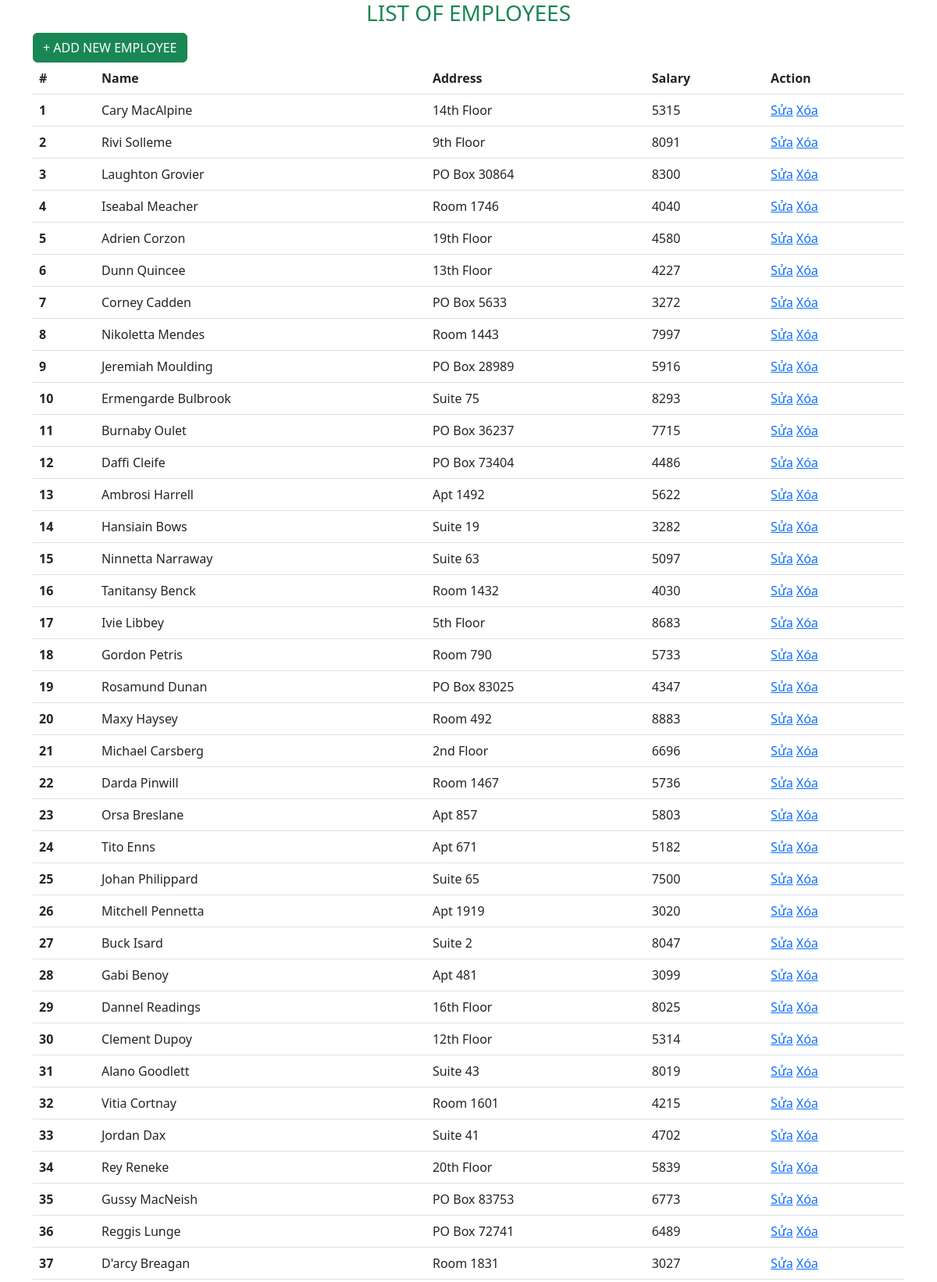
The app's page /XProject/public/index.php (upper part) with its own data.
### tables this page shows
CREATE TABLE `employees` (
  `employeeID` int(10) UNSIGNED NOT NULL,
  `Name` varchar(100) NOT NULL,
  `Address` varchar(300) NOT NULL,
  `Salary` int(11) NOT NULL
);

### XProject/app/controllers/HomeController.php (called while the page is built, shortened)
<?php
require_once APP_ROOT.'/app/services/EmployeeService.php';
class HomeController{
    public function index(){
        $employees = EmployeeService::getAllEmployees();
        include APP_ROOT.'/app/views/home/index.php';
    }
}

### XProject/app/services/EmployeeService.php (called while the page is built, shortened)
<?php
require_once APP_ROOT.'/app/models/Employee.php';
class EmployeeService{
    public static function getAllEmployees(){
        $dbConnection = new DBConnection();
        $conn = $dbConnection->getConnection();
        $sql = "SELECT * FROM employees ";
        $stmt = $conn->query($sql);
        $employees = [];
        while($row=$stmt->fetch()){
            $employee = new Employee($row['employeeID'],$row['Name'],$row['Address'],$row['Salary']);
            $employees[] = $employee;
        }
        return $employees;
    }
}

### XProject/app/models/Employee.php (called while the page is built, shortened)
<?php
class Employee{
    private $employeeID;
    private $Name;
    private $Address;
    private $Salary;
    public function __construct($employeeID, $Name, $Address, $Salary){
        $this->employeeID       =$employeeID;
        $this->Name    =$Name;
        $this->Address  =$Address;
        $this->Salary  =$Salary;
    }
    public function getemployeeID(){
        return $this->employeeID;
    }
    public function getName (){
        return $this->Name;
    }
    public function setName ($Name ){
        $this->Name =$Name ;
    }public function getAddress(){
        return $this->Address;
    }
    public function getSalary(){
        return $this->Salary;
    }
}

### XProject/app/views/home/index.php (the view, shortened to what this page needs)
<!DOCTYPE html>
<html lang="en">
<head>
    <link href="https://cdn.jsdelivr.net/npm/bootstrap@5.3.0-alpha3/dist/css/bootstrap.min.css" rel="stylesheet">
</head>
<body>
    <div class="container">
        <h3 class ="text-center text-uppercase text-success">LIST OF EMPLOYEES </h3>
    <a href=" "class='btn btn-success'>+ ADD NEW EMPLOYEE</a>
    <table class="table">
  <thead>
  <tr>
      <th scope="col">#</th>
      <th scope="col">Name</th>
      <th scope="col">Address</th>
      <th scope="col">Salary</th>
      <th scope="col">Action</th>
    </tr></thead>
  <?php
   foreach($employees  as $employee ){
     ?>
      <tr>
      <th scope="row"><?php echo $employee ->getemployeeID();?></th>
      <td scope="row"><?= $employee->getName();?></td>
      <td scope="row"><?= $employee->getAddress();?></td>
      <td scope="row"><?= $employee->getSalary();?></td>
      <td>
          <a href="">Sửa</a>
          <a href="">Xóa</a>
      </td>
    </tr>
    <?php
    }
   ?>
</table>    </div>
</body>
</html>

### XProject/public/index.php (shortened to what this page needs)
<?php
require_once APP_ROOT.'/app/controllers/HomeController.php';
$route = isset($_GET['route'])?$_GET['route']:'home';
if($route == 'home'){
    require_once APP_ROOT.'/app/controllers/HomeController.php';
    $homeController = new HomeController();
    $homeController->index();
}else{
    echo "Other";
}

### records on screen
employees: employeeID "1", Name "Cary MacAlpine", Address "14th Floor", Salary "5315"
employees: employeeID "2", Name "Rivi Solleme", Address "9th Floor", Salary "8091"
employees: employeeID "3", Name "Laughton Grovier", Address "PO Box 30864", Salary "8300"
employees: employeeID "4", Name "Iseabal Meacher", Address "Room 1746", Salary "4040"
employees: employeeID "5", Name "Adrien Corzon", Address "19th Floor", Salary "4580"
employees: employeeID "6", Name "Dunn Quincee", Address "13th Floor", Salary "4227"
employees: employeeID "7", Name "Corney Cadden", Address "PO Box 5633", Salary "3272"
employees: employeeID "8", Name "Nikoletta Mendes", Address "Room 1443", Salary "7997"
employees: employeeID "9", Name "Jeremiah Moulding", Address "PO Box 28989", Salary "5916"
employees: employeeID "10", Name "Ermengarde Bulbrook", Address "Suite 75", Salary "8293"
employees: employeeID "11", Name "Burnaby Oulet", Address "PO Box 36237", Salary "7715"
employees: employeeID "12", Name "Daffi Cleife", Address "PO Box 73404", Salary "4486"
employees: employeeID "13", Name "Ambrosi Harrell", Address "Apt 1492", Salary "5622"
employees: employeeID "14", Name "Hansiain Bows", Address "Suite 19", Salary "3282"
employees: employeeID "15", Name "Ninnetta Narraway", Address "Suite 63", Salary "5097"
employees: employeeID "16", Name "Tanitansy Benck", Address "Room 1432", Salary "4030"
employees: employeeID "17", Name "Ivie Libbey", Address "5th Floor", Salary "8683"
employees: employeeID "18", Name "Gordon Petris", Address "Room 790", Salary "5733"
employees: employeeID "19", Name "Rosamund Dunan", Address "PO Box 83025", Salary "4347"
employees: employeeID "20", Name "Maxy Haysey", Address "Room 492", Salary "8883"
employees: employeeID "21", Name "Michael Carsberg", Address "2nd Floor", Salary "6696"
employees: employeeID "22", Name "Darda Pinwill", Address "Room 1467", Salary "5736"
employees: employeeID "23", Name "Orsa Breslane", Address "Apt 857", Salary "5803"
employees: employeeID "24", Name "Tito Enns", Address "Apt 671", Salary "5182"
employees: employeeID "25", Name "Johan Philippard", Address "Suite 65", Salary "7500"
employees: employeeID "26", Name "Mitchell Pennetta", Address "Apt 1919", Salary "3020"
employees: employeeID "27", Name "Buck Isard", Address "Suite 2", Salary "8047"
employees: employeeID "28", Name "Gabi Benoy", Address "Apt 481", Salary "3099"
employees: employeeID "29", Name "Dannel Readings", Address "16th Floor", Salary "8025"
employees: employeeID "30", Name "Clement Dupoy", Address "12th Floor", Salary "5314"
employees: employeeID "31", Name "Alano Goodlett", Address "Suite 43", Salary "8019"
employees: employeeID "32", Name "Vitia Cortnay", Address "Room 1601", Salary "4215"
employees: employeeID "33", Name "Jordan Dax", Address "Suite 41", Salary "4702"
employees: employeeID "34", Name "Rey Reneke", Address "20th Floor", Salary "5839"
employees: employeeID "35", Name "Gussy MacNeish", Address "PO Box 83753", Salary "6773"
employees: employeeID "36", Name "Reggis Lunge", Address "PO Box 72741", Salary "6489"
employees: employeeID "37", Name "D'arcy Breagan", Address "Room 1831", Salary "3027"
